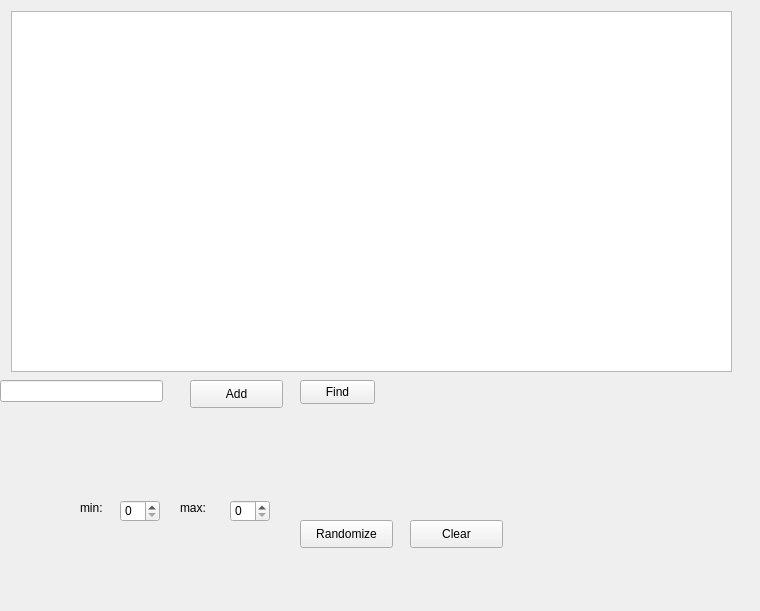
<?xml version="1.0" encoding="UTF-8"?>
<ui version="4.0">
 <class>TreeWidget</class>
 <widget class="QWidget" name="TreeWidget">
  <property name="geometry">
   <rect>
    <x>0</x>
    <y>0</y>
    <width>760</width>
    <height>611</height>
   </rect>
  </property>
  <property name="windowTitle">
   <string>TreeWidget</string>
  </property>
  <widget class="QGraphicsView" name="graphicsView">
   <property name="geometry">
    <rect>
     <x>11</x>
     <y>11</y>
     <width>721</width>
     <height>361</height>
    </rect>
   </property>
  </widget>
  <widget class="QPushButton" name="pushButton_add">
   <property name="geometry">
    <rect>
     <x>190</x>
     <y>380</y>
     <width>93</width>
     <height>28</height>
    </rect>
   </property>
   <property name="text">
    <string>Add</string>
   </property>
  </widget>
  <widget class="QLineEdit" name="lineEdit_keys">
   <property name="geometry">
    <rect>
     <x>0</x>
     <y>380</y>
     <width>163</width>
     <height>22</height>
    </rect>
   </property>
   <property name="text">
    <string/>
   </property>
   <property name="clearButtonEnabled">
    <bool>true</bool>
   </property>
  </widget>
  <widget class="QLabel" name="label_min">
   <property name="geometry">
    <rect>
     <x>80</x>
     <y>500</y>
     <width>26</width>
     <height>16</height>
    </rect>
   </property>
   <property name="text">
    <string>min:</string>
   </property>
  </widget>
  <widget class="QSpinBox" name="spinBox_min">
   <property name="geometry">
    <rect>
     <x>120</x>
     <y>500</y>
     <width>40</width>
     <height>22</height>
    </rect>
   </property>
  </widget>
  <widget class="QLabel" name="label_max">
   <property name="geometry">
    <rect>
     <x>180</x>
     <y>500</y>
     <width>29</width>
     <height>16</height>
    </rect>
   </property>
   <property name="text">
    <string>max:</string>
   </property>
  </widget>
  <widget class="QSpinBox" name="spinBox_max">
   <property name="geometry">
    <rect>
     <x>230</x>
     <y>500</y>
     <width>40</width>
     <height>22</height>
    </rect>
   </property>
  </widget>
  <widget class="QPushButton" name="pushButton_randomize">
   <property name="geometry">
    <rect>
     <x>300</x>
     <y>520</y>
     <width>93</width>
     <height>28</height>
    </rect>
   </property>
   <property name="text">
    <string>Randomize</string>
   </property>
  </widget>
  <widget class="QPushButton" name="pushButton_clear">
   <property name="geometry">
    <rect>
     <x>410</x>
     <y>520</y>
     <width>93</width>
     <height>28</height>
    </rect>
   </property>
   <property name="text">
    <string>Clear</string>
   </property>
  </widget>
  <widget class="QPushButton" name="pushButton_find">
   <property name="geometry">
    <rect>
     <x>300</x>
     <y>380</y>
     <width>75</width>
     <height>24</height>
    </rect>
   </property>
   <property name="text">
    <string>Find</string>
   </property>
  </widget>
 </widget>
 <resources/>
 <connections/>
</ui>
